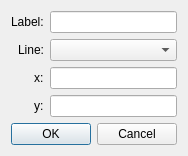
<?xml version="1.0" encoding="UTF-8"?>
<ui version="4.0">
 <class>AddPointOn</class>
 <widget class="QDialog" name="AddPointOn">
  <property name="geometry">
   <rect>
    <x>0</x>
    <y>0</y>
    <width>181</width>
    <height>149</height>
   </rect>
  </property>
  <property name="windowTitle">
   <string>Add Point</string>
  </property>
  <layout class="QVBoxLayout" name="verticalLayout">
   <item>
    <layout class="QFormLayout" name="formLayout">
     <property name="labelAlignment">
      <set>Qt::AlignRight|Qt::AlignTrailing|Qt::AlignVCenter</set>
     </property>
     <item row="0" column="0">
      <widget class="QLabel" name="labelLabel">
       <property name="text">
        <string>Label:</string>
       </property>
      </widget>
     </item>
     <item row="0" column="1">
      <widget class="QLineEdit" name="labelLineEdit"/>
     </item>
     <item row="1" column="1">
      <widget class="QComboBox" name="lineComboBox"/>
     </item>
     <item row="2" column="0">
      <widget class="QLabel" name="xLabel">
       <property name="text">
        <string>x:</string>
       </property>
      </widget>
     </item>
     <item row="2" column="1">
      <widget class="QLineEdit" name="xLineEdit"/>
     </item>
     <item row="3" column="0">
      <widget class="QLabel" name="yLabel">
       <property name="text">
        <string>y:</string>
       </property>
      </widget>
     </item>
     <item row="3" column="1">
      <widget class="QLineEdit" name="yLineEdit"/>
     </item>
     <item row="1" column="0">
      <widget class="QLabel" name="lineLabel">
       <property name="text">
        <string>Line:</string>
       </property>
      </widget>
     </item>
    </layout>
   </item>
   <item>
    <widget class="QDialogButtonBox" name="buttonBox">
     <property name="orientation">
      <enum>Qt::Horizontal</enum>
     </property>
     <property name="standardButtons">
      <set>QDialogButtonBox::Cancel|QDialogButtonBox::Ok</set>
     </property>
    </widget>
   </item>
  </layout>
 </widget>
 <resources/>
 <connections>
  <connection>
   <sender>buttonBox</sender>
   <signal>accepted()</signal>
   <receiver>AddPointOn</receiver>
   <slot>accept()</slot>
   <hints>
    <hint type="sourcelabel">
     <x>248</x>
     <y>254</y>
    </hint>
    <hint type="destinationlabel">
     <x>157</x>
     <y>274</y>
    </hint>
   </hints>
  </connection>
  <connection>
   <sender>buttonBox</sender>
   <signal>rejected()</signal>
   <receiver>AddPointOn</receiver>
   <slot>reject()</slot>
   <hints>
    <hint type="sourcelabel">
     <x>316</x>
     <y>260</y>
    </hint>
    <hint type="destinationlabel">
     <x>286</x>
     <y>274</y>
    </hint>
   </hints>
  </connection>
 </connections>
</ui>
